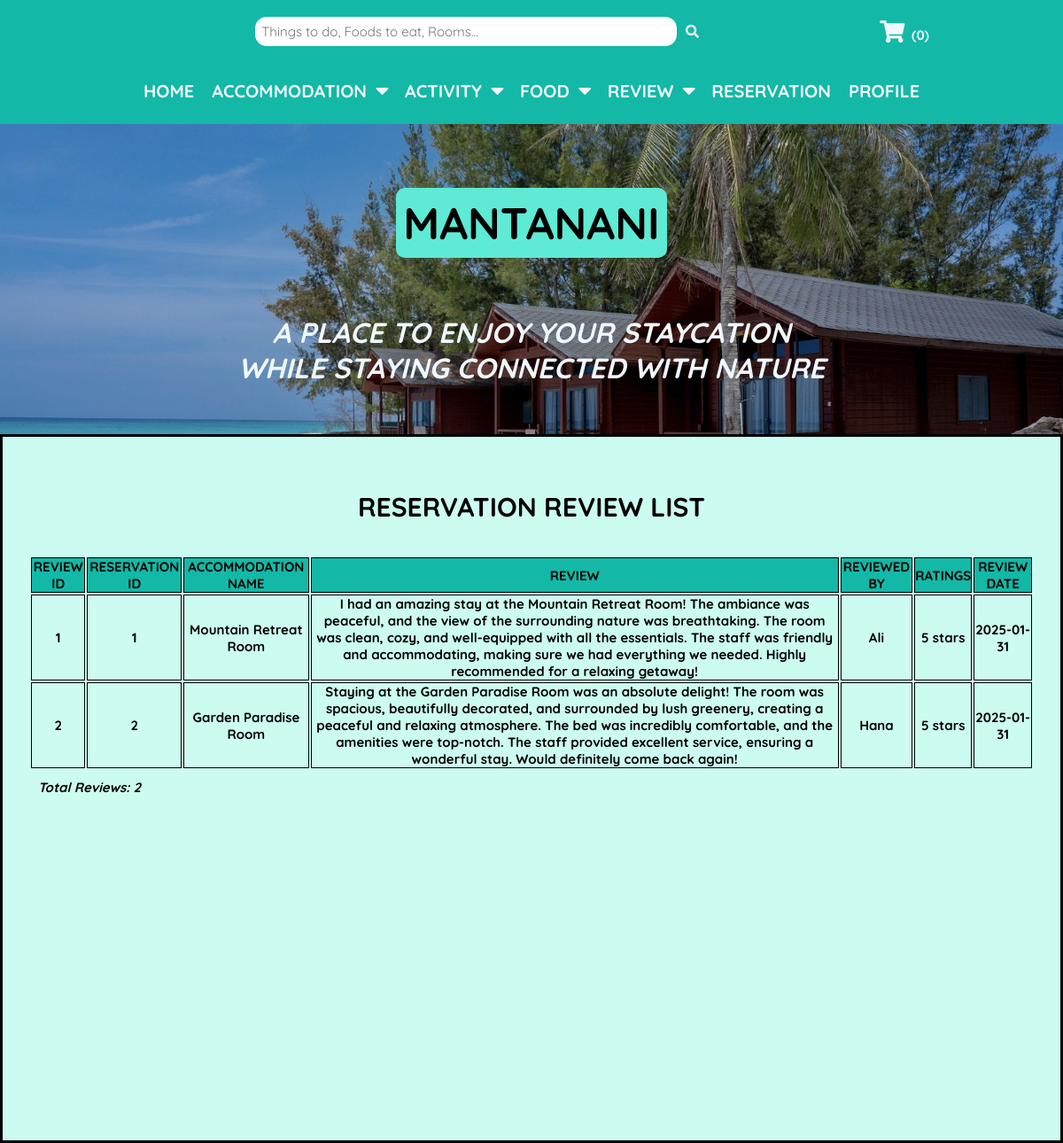
The page /MODULES/ADMIN_MODULE/reservationReview.php on the database its author committed.
### tables this page shows
CREATE TABLE `review_reservation` (
  `reviewID` int(11) NOT NULL,
  `reviewText` varchar(1000) NOT NULL,
  `reviewRating` int(11) NOT NULL COMMENT 'Lowest(1) - Highest(5)',
  `reviewDate` date NOT NULL,
  `reviewedBy` int(11) NOT NULL,
  `accommodationID` int(11) NOT NULL,
  `reservationID` int(11) NOT NULL
);

CREATE TABLE `reservation` (
  `reservationID` int(11) NOT NULL,
  `dateFrom` date NOT NULL,
  `dateUntil` date NOT NULL,
  `totalAmt` decimal(8,2) NOT NULL,
  `reservedBy` int(11) NOT NULL,
  `accommodationID` int(11) NOT NULL,
  `reservationStatus` int(11) NOT NULL COMMENT '1: Confirm 2:Cancel 3:Pending'
);

CREATE TABLE `accommodation` (
  `accommodationID` int(11) NOT NULL,
  `accommodationName` varchar(255) NOT NULL,
  `accommodationImg` varchar(255) NOT NULL,
  `accommodationDesc` varchar(1000) NOT NULL,
  `accommodationPrice` decimal(8,2) NOT NULL
);

CREATE TABLE `user` (
  `userID` int(11) NOT NULL,
  `userEmail` varchar(255) NOT NULL,
  `userName` varchar(255) NOT NULL,
  `userPwd` varchar(255) NOT NULL,
  `userImg` varchar(255) NOT NULL,
  `userRole` int(11) NOT NULL COMMENT '1:Admin 2:User'
);

### MODULES/ADMIN_MODULE/reservationReview.php (the view, shortened to what this page needs)
<?php
  include("../../../SMMS/CONFIG/config.php");
?>
<!DOCTYPE html>
<html lang="en">
  <head>
    <link rel="stylesheet" href="https://cdnjs.cloudflare.com/ajax/libs/font-awesome/5.15.4/css/all.min.css">
    <link rel="stylesheet" href="../../../SMMS/CSS/MISC/utils.css">
    <link rel="stylesheet" href="../../../SMMS/CSS/MISC/headerBanner.css">
    <link rel="stylesheet" href="../../../SMMS/CSS/MISC/topNav.css">
    <link rel="stylesheet" href="../../../SMMS/CSS/MISC/topHeader.css">
    <link rel="stylesheet" href="../../../SMMS/CSS/ADMIN/adminList.css">
  </head>
  <body>
    <?php include '../../INCLUDES/topHeader.php'; ?>
    <?php include '../../INCLUDES/adminNav.php'; ?>
    <?php include '../../INCLUDES/headerBanner.php';?>
    <section class="adminHome">
      <div class="list-container">
        <h1 id="admin-listTitle">
          RESERVATION REVIEW LIST
        </h1><br><br>
        <?php
          $sql_review = "SELECT r.reviewID, r.reviewText, r.reviewRating, r.reviewDate, u.userName, a.accommodationName, rs.reservationID
          FROM review_reservation r
          JOIN user u ON r.reviewedBy = u.userID
          JOIN accommodation a ON r.accommodationID = a.accommodationID
          JOIN reservation rs ON r.reservationID = rs.reservationID
          ORDER BY r.reviewID ASC";
          $result = mysqli_query($conn, $sql_review);
          $rowcount = mysqli_num_rows($result);
        ?>
        <table id="list-table">
          <tr>
            <th>REVIEW ID</th>
            <th>RESERVATION ID</th>
            <th>ACCOMMODATION NAME</th>
            <th>REVIEW</th>
            <th>REVIEWED BY</th>
            <th>RATINGS</th>
            <th>REVIEW DATE</th>
          </tr>
        <?php
          if ($rowcount > 0) {
            while ($row = mysqli_fetch_assoc($result)) {
              echo "<tr>";
              echo "<td>" . htmlspecialchars($row["reviewID"]) . "</td>";
              echo "<td>" . htmlspecialchars($row["reservationID"]) . "</td>";
              echo "<td>" . htmlspecialchars($row["accommodationName"]) . "</td>";
              echo "<td>" . htmlspecialchars($row["reviewText"]) . "</td>";
              echo "<td>" . htmlspecialchars($row["userName"]) . "</td>";
              echo "<td>" . htmlspecialchars($row["reviewRating"]) . " stars" . "</td>";
              echo "<td>" . htmlspecialchars($row["reviewDate"]) . "</td>";
            }
          }
          else {
            echo "<p>No results found.</p>";
          }
        ?>
      </table>
        <h2 id="list-row-count">Total Reviews: <?php echo $rowcount; ?></h2>
      </div>
    </section>
  </body>
</html>

### CSS/MISC/utils.css (style rules this page uses)
:root { --teal-100: #ccfbf1; --teal-200: #99f6e4; --teal-300: #5eead4; --teal-400: #2dd4bf; --teal-500: #14b8a6; --jade-100: #19d6aa; --jade-200: #14ba93; --jade-300: #109e7d; --jade-400: #0b8468; --jade-500: #076a53; --black: #070504; --black-shadow: 0px 4px 4px rgba(0, 0, 0, 0.25); --aliceblue: #f0f8ff; }
* { font-family: 'Quicksand', sans-serif; margin: 0; padding: 0; box-sizing: border-box; outline: none; border: none; text-decoration: none; }
html { font-size: 62.5%; overflow-x: hidden; background-color: var(--teal-100); }

### CSS/ADMIN/adminList.css (style rules this page uses)
.adminHome { padding: 1rem; min-height: 100vh; border-style: solid; }
#admin-listTitle { font-size: 3rem; text-align: center; padding-top: 3rem; margin-bottom: 1rem; }
.list-container { margin: 2rem; justify-content: center; align-items: center; text-align: center; }
#list-table { width: 100%; font-size: 1.5rem; font-weight: bold; }
#list-table table, th, td { border: 1px solid; }
#list-table th { background-color: var(--teal-500); }
#list-row-count { font-size: 1.5rem; font-weight: bold; font-style: italic; text-align: start; margin: 1rem; }
#accom-table table, th, td { border: 1px solid; }

### rows shown on the page
review_reservation: reviewID "1", reservationID.reservationID "1", accommodationID.accommodationName "Mountain Retreat Room", reviewText "I had an amazing stay at the Mountain Retreat Room! The ambiance was peaceful, and the view of the surrounding nature was breathtaking. The room was clean, cozy, and well-equipped with all the essentials. The staff was friendly and accommodating, making sure we had everything we needed. Highly recommended for a relaxing getaway!", reviewedBy.userName "Ali", reviewRating "5", reviewDate "2025-01-31"
review_reservation: reviewID "2", reservationID.reservationID "2", accommodationID.accommodationName "Garden Paradise Room", reviewText "Staying at the Garden Paradise Room was an absolute delight! The room was spacious, beautifully decorated, and surrounded by lush greenery, creating a peaceful and relaxing atmosphere. The bed was incredibly comfortable, and the amenities were top-notch. The staff provided excellent service, ensuring a wonderful stay. Would definitely come back again!", reviewedBy.userName "Hana", reviewRating "5", reviewDate "2025-01-31"

### other values the page prints
$rowcount "2"
